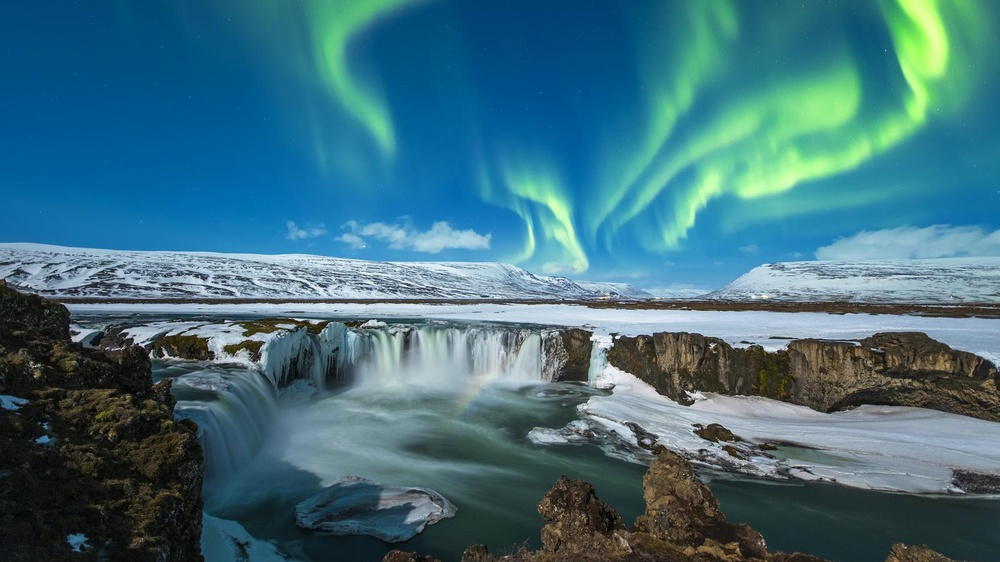
//> input picture C++/opencv/class3/p1.jpg, 1000 x 562 px, shrunk from 1600 x 900 before the run
$ ./ch4   (built with g++ and OpenCV 4)
//> lines starting //> are read from the running program, lines starting //| are printed output that depends on the picture
#include <iostream>
#include <opencv2/opencv.hpp>

using namespace std;
using namespace cv;

// Sobel
int main(int argc, char **argv)
{
    Mat src = imread("../p1.jpg");
//> src is the input picture: 562 rows x 1000 cols, CV_8UC3; mean B, G, R 125.5, 111.6, 64
    namedWindow("INPUT", WINDOW_FREERATIO);
    if(src.empty())
    {
        cout << "could not load the picture" << endl;
        return -1;
    }
    imshow("INPUT", src);

    Mat dst;
    GaussianBlur(src, dst, Size(3, 3), 0, 0);
    cvtColor(dst, dst, COLOR_BGR2GRAY);
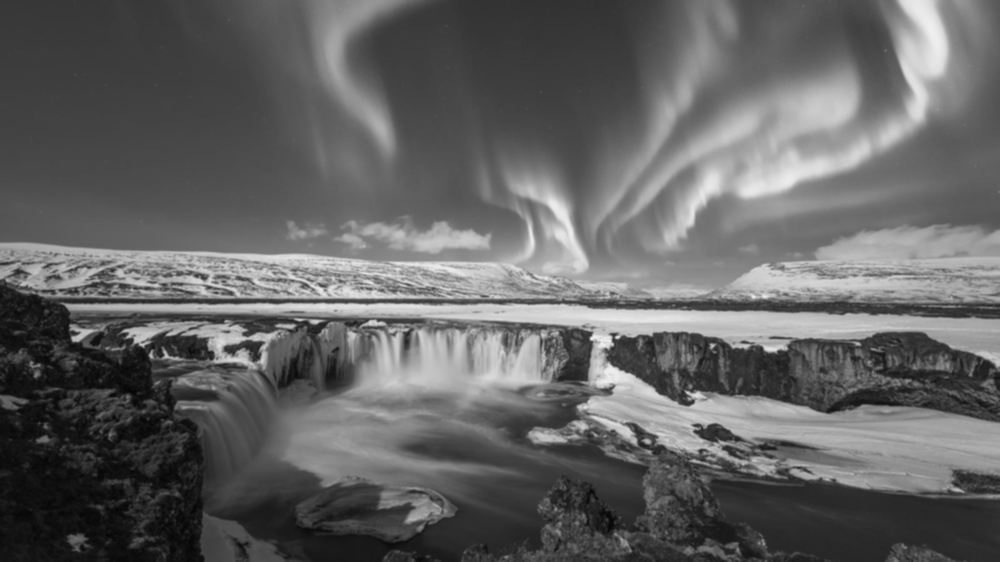
//> dst: 562 rows x 1000 cols, CV_8UC1; min 5, max 239, mean 98.9

    Mat xgrad, ygrad;
    namedWindow("X_Sobel", WINDOW_FREERATIO);
    namedWindow("Y_Sobel", WINDOW_FREERATIO);
    Sobel(dst, xgrad, CV_16S, 1, 0, 3);
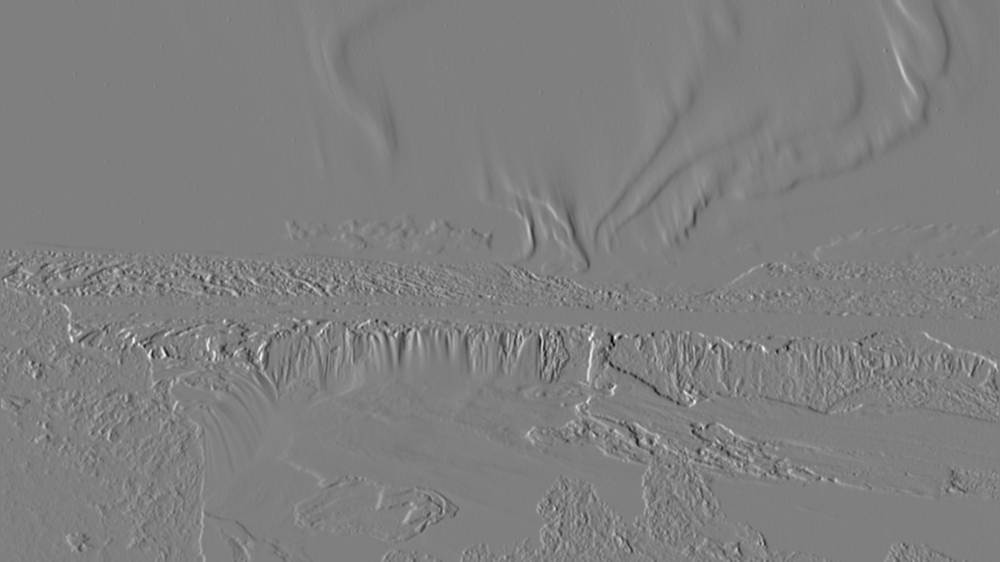
//> xgrad: 562 rows x 1000 cols, CV_16SC1; min -495, max 494, mean 0.4; drawn with min black and max white
    Sobel(dst, ygrad, CV_16S, 0, 1, 3);
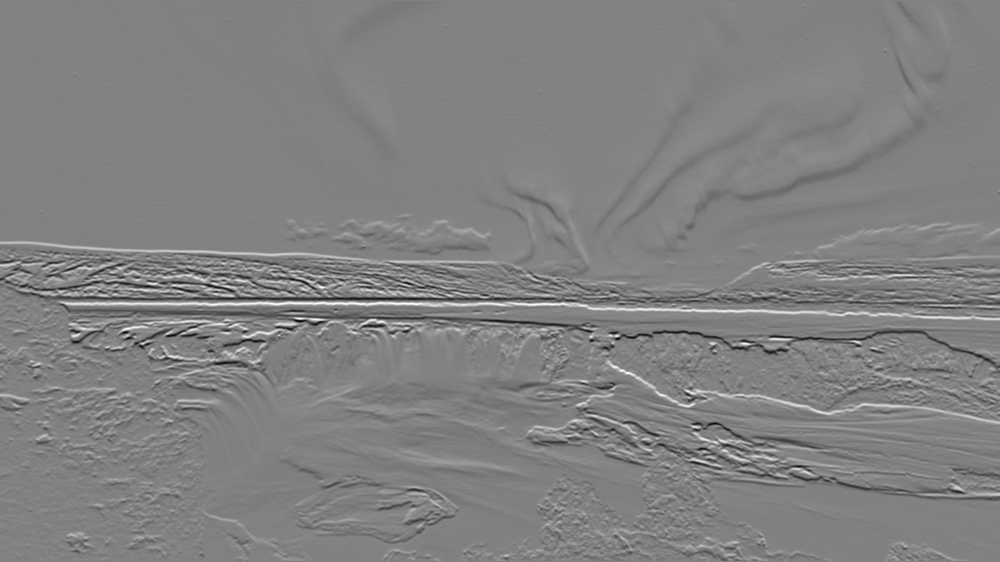
//> ygrad: 562 rows x 1000 cols, CV_16SC1; min -528, max 511, mean -0.6; drawn with min black and max white
    convertScaleAbs(xgrad, xgrad);
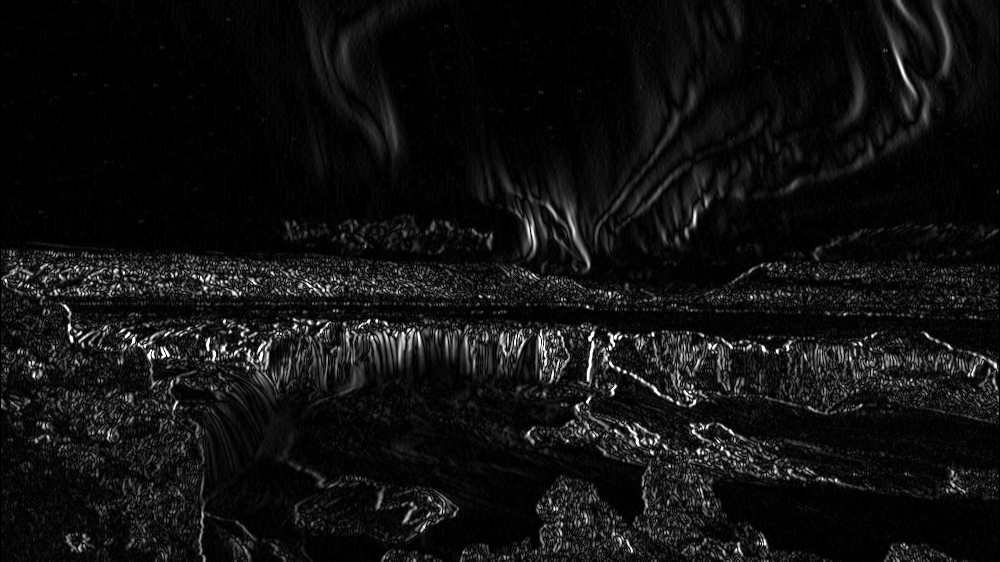
//> xgrad: 562 rows x 1000 cols, CV_8UC1; min 0, max 255, mean 16.7
    convertScaleAbs(ygrad, ygrad);
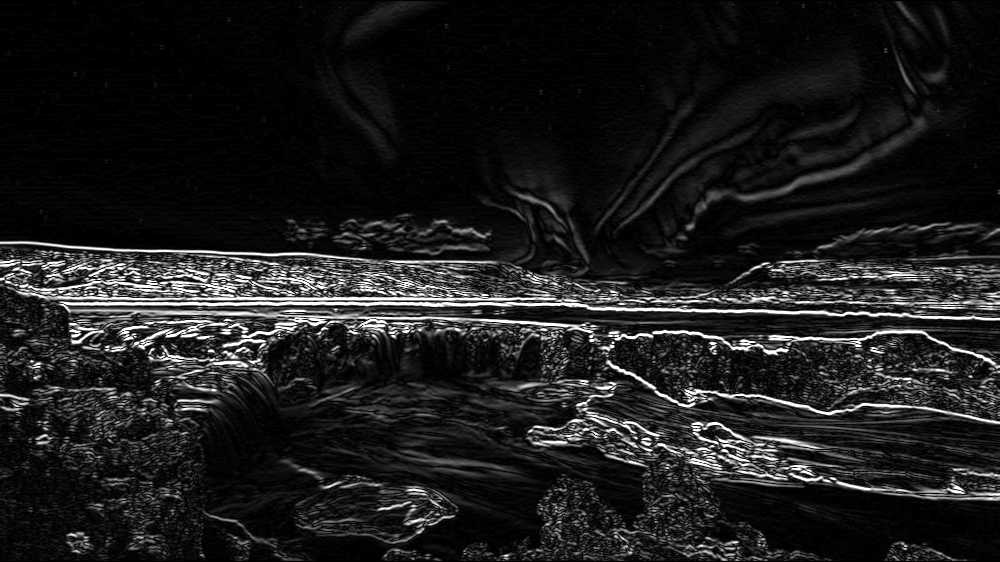
//> ygrad: 562 rows x 1000 cols, CV_8UC1; min 0, max 255, mean 29
    imshow("X_Sobel", xgrad);
    imshow("Y_Sobel", ygrad);

    Mat xgrad_, ygrad_;
    namedWindow("X_Scharr", WINDOW_FREERATIO);
    namedWindow("Y_Scharr", WINDOW_FREERATIO);
    Sobel(dst, xgrad_, CV_16S, 1, 0, 3);
    Sobel(dst, ygrad_, CV_16S, 0, 1, 3);
    convertScaleAbs(xgrad_, xgrad_);
    convertScaleAbs(ygrad_, ygrad_);
    imshow("X_Scharr", xgrad_);
    imshow("Y_Scharr", ygrad_);

    Mat xygrad;
    addWeighted(xgrad, 0.5, ygrad, 0.5, 0, xygrad);
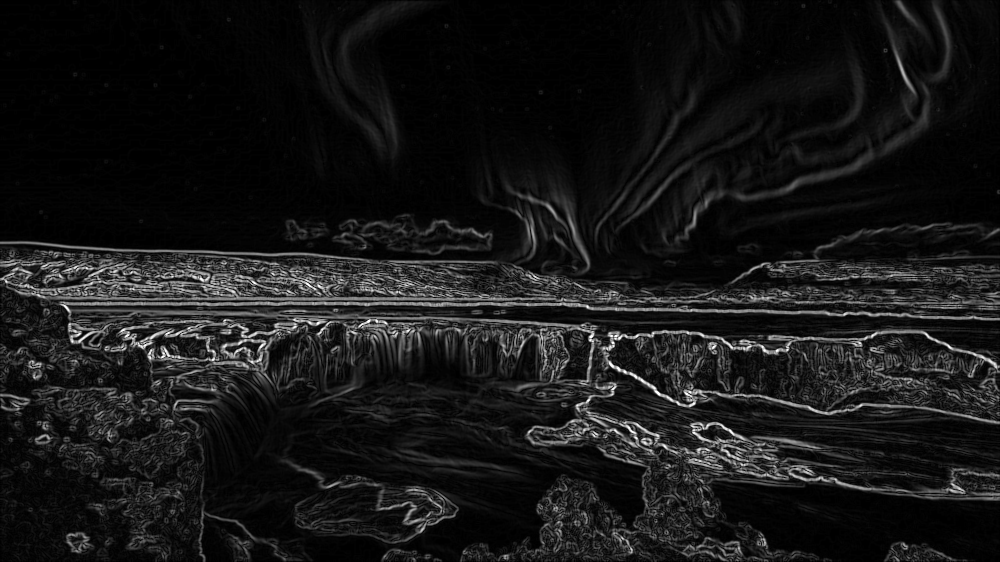
//> xygrad: 562 rows x 1000 cols, CV_8UC1; min 0, max 255, mean 22.9
    namedWindow("XY_Sobel", WINDOW_FREERATIO);
    imshow("XY_Sobel", xygrad);

    Mat xygrad_;
    addWeighted(xgrad_, 0.5, ygrad_, 0.5, 0, xygrad_);
    namedWindow("XY_Scharr", WINDOW_FREERATIO);
    imshow("XY_Scharr", xygrad_);

    Mat xygrad_s = Mat(xgrad.size(), xgrad.type());
    namedWindow("XY_s", WINDOW_FREERATIO);
    int height = ygrad.rows;
//> height = 562
    int width = xgrad.cols;
//> width = 1000
    for(int row = 0; row < height; row++)
        for(int col = 0; col < width; col++)
    {
        int xg = xgrad.at<uchar>(row, col);
        int yg = ygrad.at<uchar>(row, col);
        int xy = xg + yg;
        xygrad_s.at<uchar>(row, col) = static_cast<uchar>(xy);
    }
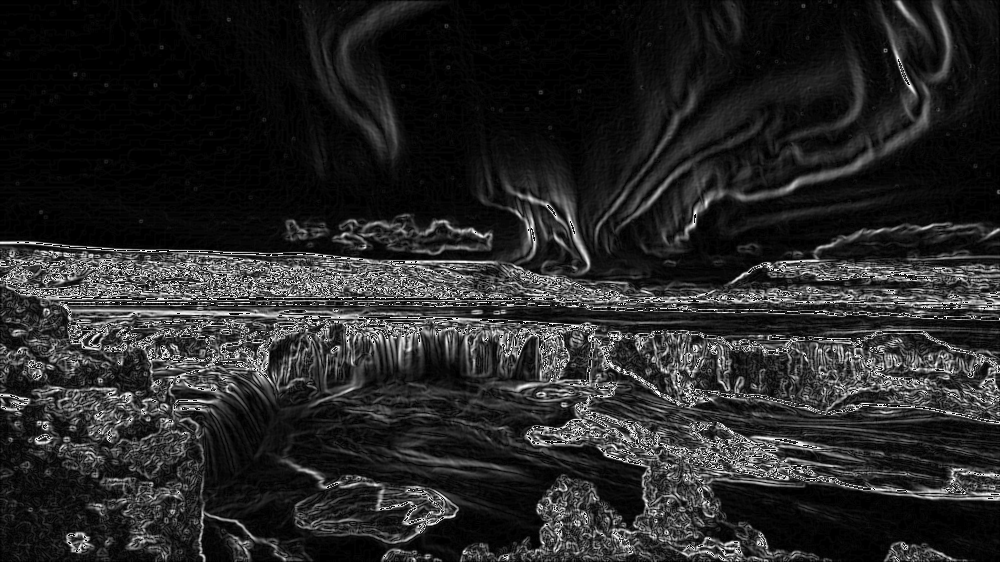
//> xygrad_s: 562 rows x 1000 cols, CV_8UC1; min 0, max 255, mean 38.5
    imshow("XY_s", xygrad_s);


    waitKey(0);
    destroyAllWindows();
    return 0;
}
